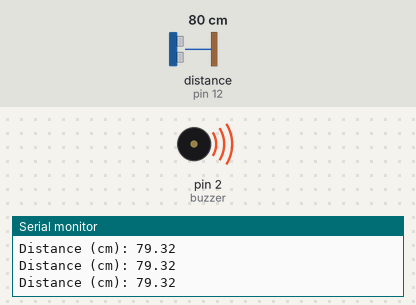
This sketch was run on a simulated Arduino Uno, built with avr-gcc and run on an emulated ATmega328P. Parts: buzzer (waves = sounding, pin HIGH), the last lines printed to the serial monitor. Wiring (inferred from the names in the program): ultrasonic range finder: trigger pin 13; echo pin 12. The test bench sets the inputs (shaded band); at power-on: distance to the obstacle (sensor on pin 12) 80 cm. The echo pulse lasts 58.3 µs per cm; pins used as bus, display or sensor lines are not drawn.

Above: at 1.4 s.
1.5 s: distance to the obstacle (sensor on pin 12) set to 2 cm
At 1.66 s:
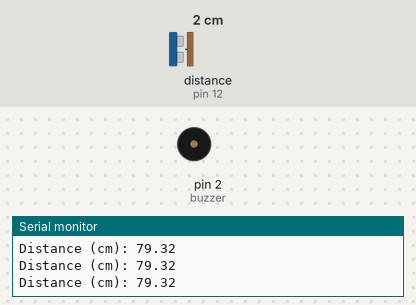
At 2.06 s:
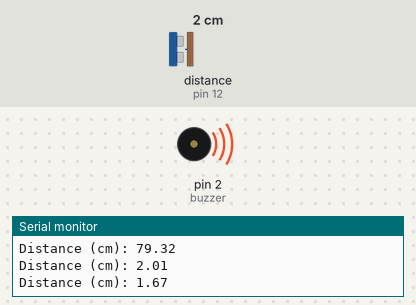
4.7 s: distance to the obstacle (sensor on pin 12) set to 9 cm
7.9 s: distance to the obstacle (sensor on pin 12) set to 12 cm
Timing chart, 0 to 17.1 s (numbered marks = the images above; inputs shaded):
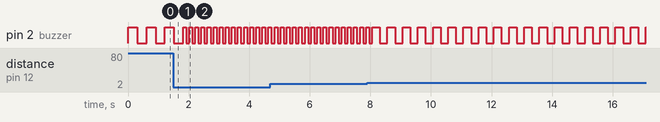

Measured:
- by itself, pin 2 (buzzer): repeats every 0.50 s: HIGH 0.25 s, LOW 0.25 s

The sketch:

Ultrasonic_Senor.ino
```cpp
const int trigPin = 13;
const int echoPin = 12;
const int buzzer = 2;

//define sound speed in cm/uS
#define SOUND_SPEED 0.034
#define CM_TO_INCH 0.393701

long duration;
float distanceCm;
float distanceInch;

void setup() {
  Serial.begin(115200); // Starts the serial communication
  pinMode(trigPin, OUTPUT); // Sets the trigPin as an Output
  pinMode(echoPin, INPUT); // Sets the echoPin as an Input
  pinMode(buzzer, OUTPUT);
}
void beepbeep(int timedelay) {
//  for (int i = 2; i > 0 ; --i)
//  {
    digitalWrite(buzzer, HIGH);
    delay(timedelay);
    digitalWrite(buzzer, LOW);
    delay(timedelay);
//  }
}
void loop() {
  // Clears the trigPin
  digitalWrite(trigPin, LOW);
  delayMicroseconds(2);
  // Sets the trigPin on HIGH state for 10 micro seconds
  digitalWrite(trigPin, HIGH);
  delayMicroseconds(10);
  digitalWrite(trigPin, LOW);

  // Reads the echoPin, returns the sound wave travel time in microseconds
  duration = pulseIn(echoPin, HIGH);

  // Calculate the distance
  distanceCm = duration * SOUND_SPEED / 2;

  // Convert to inches
  distanceInch = distanceCm * CM_TO_INCH;

  // Prints the distance in the Serial Monitor
  Serial.print("Distance (cm): ");
  Serial.println(distanceCm);
  //  Serial.print("Distance (inch): ");
  //  Serial.println(distanceInch);
  if (distanceCm > 800) {
    beepbeep(100);
  }
  else if (distanceCm > 40) {
    beepbeep(300);
  }
  else if (distanceCm > 30) {
    beepbeep(250);
  }
  else if (distanceCm > 20) {
    beepbeep(200);
  }
  else if (distanceCm > 10) {
    beepbeep(250);
  }
  else{
    beepbeep(100);
  }

//delay(200);
}
```
